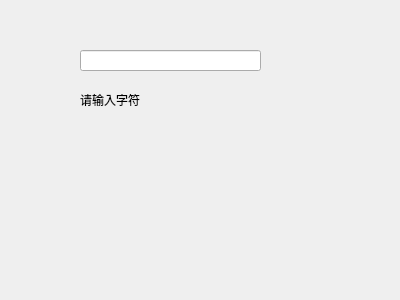
<?xml version="1.0" encoding="UTF-8"?>
<ui version="4.0">
 <class>Widget</class>
 <widget class="QWidget" name="Widget">
  <property name="geometry">
   <rect>
    <x>0</x>
    <y>0</y>
    <width>400</width>
    <height>300</height>
   </rect>
  </property>
  <property name="windowTitle">
   <string>Widget</string>
  </property>
  <widget class="QLineEdit" name="lineEdit">
   <property name="geometry">
    <rect>
     <x>80</x>
     <y>50</y>
     <width>181</width>
     <height>21</height>
    </rect>
   </property>
  </widget>
  <widget class="QLabel" name="label">
   <property name="geometry">
    <rect>
     <x>80</x>
     <y>90</y>
     <width>231</width>
     <height>20</height>
    </rect>
   </property>
   <property name="text">
    <string>请输入字符</string>
   </property>
  </widget>
 </widget>
 <layoutdefault spacing="6" margin="11"/>
 <resources/>
 <connections/>
</ui>
